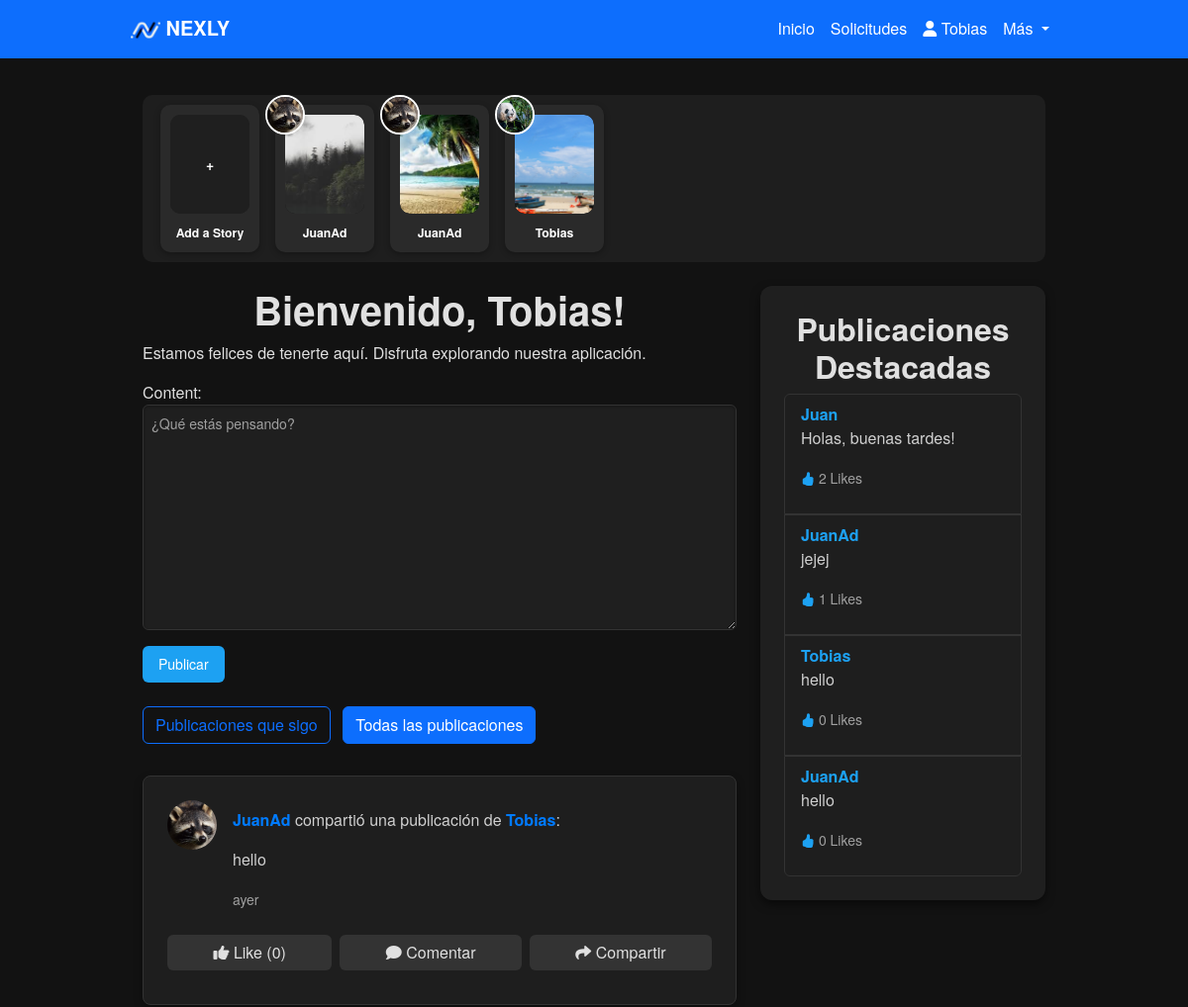
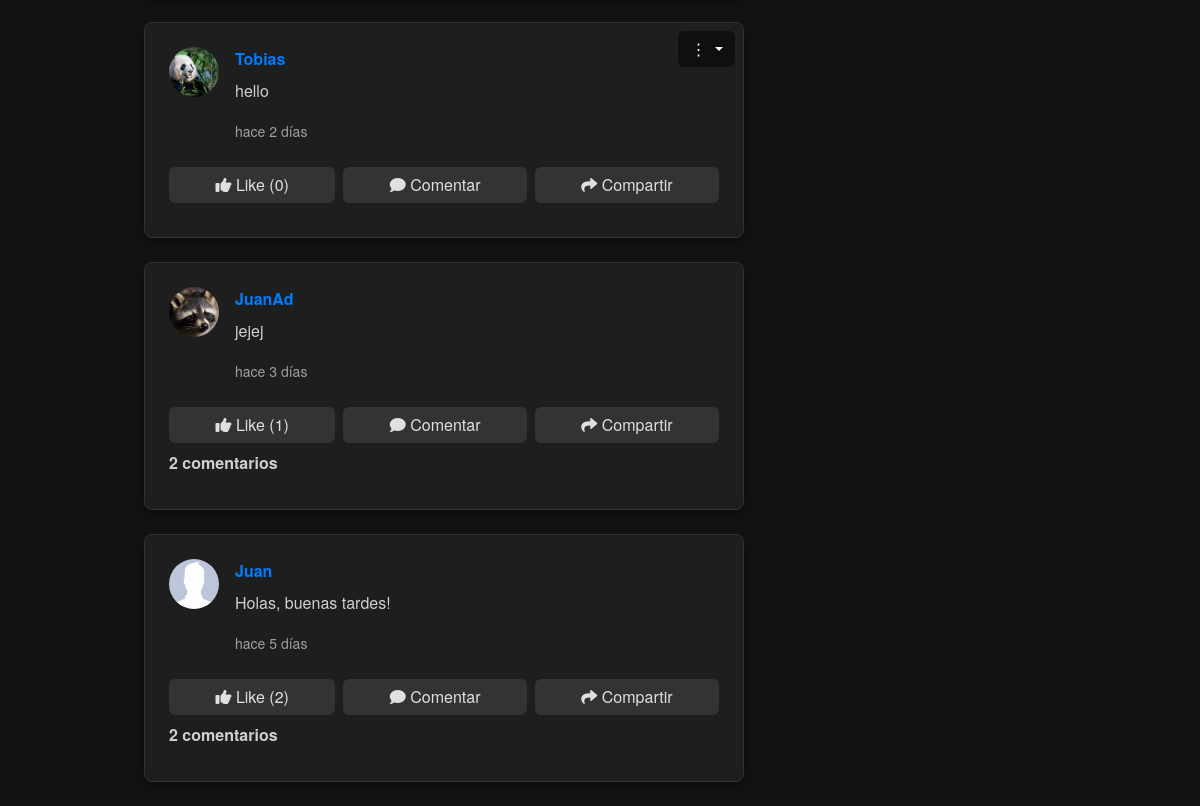
The app's page / (signed in) with its own data (2 pictures, top to bottom).
### Nexly/models.py (models this page shows, shortened)
class User(AbstractBaseUser):
    iduser = models.AutoField(primary_key=True)
    nombre = models.CharField(max_length=255)
    correo = models.EmailField(unique=True)
    is_active = models.BooleanField(default=True)
    is_admin = models.BooleanField(default=False)
    profile_picture = models.ImageField(upload_to='profile_pictures/', null=True, blank=True)  # Campo para la imagen de perfil
    banner_picture = models.ImageField(upload_to='banner_pictures/', null=True, blank=True)  # Campo para la imagen de banner
    objects = UserManager()
    USERNAME_FIELD = 'correo'
    REQUIRED_FIELDS = ['nombre']

class Story(models.Model):
    user = models.ForeignKey(settings.AUTH_USER_MODEL, on_delete=models.CASCADE)
    image = models.ImageField(upload_to='stories/', null=True, blank=True)  # Campo para la imagen del story
    created_at = models.DateTimeField(auto_now_add=True)  # Fecha de creación

class Post(models.Model):
    user = models.ForeignKey(settings.AUTH_USER_MODEL, on_delete=models.CASCADE)
    content = models.TextField()
    created_at = models.DateTimeField(auto_now_add=True)
    original_post = models.ForeignKey('self', null=True, blank=True, on_delete=models.SET_NULL, related_name='reposts')

### Nexly/views.py (the view)
# urls.py: path('', nexly_view, name='nexly'),
@login_required
def nexly_view(request):
    if request.method == 'POST':
        if 'post_content' in request.POST:
            form = PostForm(request.POST)
            if form.is_valid():
                post = form.save(commit=False)
                post.user = request.user
                post.save()
                if request.headers.get('X-Requested-With') == 'XMLHttpRequest':
                    return JsonResponse({'status': 'success', 'post_id': post.id})
                return redirect('nexly')
        elif 'comment_content' in request.POST:
            post_id = request.POST.get('post_id')
            post = get_object_or_404(Post, id=post_id)
            form = CommentForm(request.POST)
            if form.is_valid():
                comment = form.save(commit=False)
                comment.user = request.user
                comment.post = post
                comment.save()
                if request.headers.get('X-Requested-With') == 'XMLHttpRequest':
                    return JsonResponse({'status': 'success', 'comment_id': comment.id})
                return redirect('nexly')
    elif request.method == 'GET':
        show_following_posts = request.GET.get('filter') == 'following'
        if show_following_posts:
            followed_users = FollowRequest.objects.filter(
                from_user=request.user, is_accepted=True).values_list('to_user_id', flat=True)
            posts = Post.objects.filter(user_id__in=followed_users).order_by('-created_at')
        else:
            posts = Post.objects.all().order_by('-created_at')
        top_posts = Post.objects.annotate(like_count=Count('like')).order_by('-like_count')[:5]
        stories = Story.objects.order_by('-created_at')[:10]  # Muestra las últimas 10 stories
        if request.headers.get('X-Requested-With') == 'XMLHttpRequest':
            return render(request, 'post_list.html', {'posts': posts})
        form = PostForm()
        comment_form = CommentForm()
        story_form = StoryForm()  # Añadido para pasar el formulario de historias al contexto
        return render(request, 'index.html', {
            'form': form,
            'comment_form': comment_form,
            'story_form': story_form,  # Pasar el formulario de historias
            'posts': posts,
            'show_following_posts': show_following_posts,
            'top_posts': top_posts,
            'stories': stories,
        })

### templates/index.html (shortened to what this page needs)
{% extends 'layoutUser.html' %}
{% load static %}
{% block content %}
<div class="container">
<div class="stories-section d-flex overflow-auto mb-4">
    <div class="story-card text-center mx-2" style="width: 100px; position: relative; cursor: pointer;" data-bs-toggle="modal" data-bs-target="#uploadStoryModal">
        <div class="story-image-wrapper mb-2" style="position: relative; z-index: 0;">
            <div class="story-image-placeholder" style="width: 80px; height: 100px; background-color: #1F1F1F; display: flex; justify-content: center; align-items: center; border-radius: 10px; color: #FFFFFF; font-size: 14px; font-weight: bold;">
                <span>+</span>
            </div>
        </div>
        <div class="story-author text-truncate" style="color: #FFFFFF;">
            <small>Add a Story</small>
        </div>
    </div>
    {% for story in stories %}
    <div class="story-card text-center mx-2" style="width: 100px; position: relative;">
        <div class="user-profile-picture"
            style="position: absolute; top: -10px; left: -10px; width: 40px; height: 40px; z-index: 1;">
            <img src="{{ story.user.profile_picture.url }}" alt="User Profile"
                style="width: 100%; height: 100%; border-radius: 50%; object-fit: cover; border: 2px solid white;">
        </div>
        <div class="story-image-wrapper mb-2" style="position: relative; z-index: 0;">
            <img src="{{ story.image.url }}" class="story-image" alt="Story Image"
                style="width: 80px; height: 100px; object-fit: cover;" data-bs-toggle="modal"
                data-bs-target="#storyModal"
                onclick="loadStoryDetails('{{ story.image.url }}', '{{ story.user.profile_picture.url }}', '{{ story.user.nombre }}', '{{ story.created_at|timesince }}')">
        </div>
        <div class="story-author text-truncate" style="color: #FFFFFF;">
            <small>{{ story.user.nombre }}</small>
        </div>
    </div>
    {% endfor %}
</div>
    <div class="row">
        <div class="col-lg-8">
            <div class="nexly-container">
                <h1>Bienvenido, {{ user.nombre }}!</h1>
                <p>Estamos felices de tenerte aquí. Disfruta explorando nuestra aplicación.</p>
                <form method="POST" class="post-form">
                    {{ form.as_p }}
                    <button type="submit" name="post_content" class="btn btn-primary">Publicar</button>
                </form><br>
                <div class="mb-4">
                    <a href="{% url 'nexly' %}?filter=following" class="btn btn-outline-primary me-2{% if show_following_posts %} active{% endif %}" role="button">
                        Publicaciones que sigo
                    </a>
                    <a href="{% url 'nexly' %}" class="btn btn-outline-primary{% if not show_following_posts %} active{% endif %}" role="button">
                        Todas las publicaciones
                    </a>
                </div>
                <div class="posts-container">
                    {% for post in posts %}
                        <div class="post position-relative mb-4">
                            <div class="d-flex align-items-start mb-2">
                                <img src="{% if post.user.profile_picture %}{{ post.user.profile_picture.url }}{% else %}{% static 'images/imagenDefecto.png' %}{% endif %}"
                                class="rounded-circle"
                                alt="Profile Picture"
                                width="50"
                                height="50"
                                style="object-fit: cover;">
                                <div class="ms-3">
                                    {% if post.original_post %}
                                    <p><strong><a href="{% url 'profile' post.user.nombre %}">{{ post.user.nombre }}</a></strong> compartió una publicación de <strong><a href="{% url 'profile' post.original_post.user.nombre %}">{{ post.original_post.user.nombre }}</a></strong>:</p>
                                    <p>{{ post.original_post.content }}</p>
                                    {% else %}
                                        <strong><a href="{% url 'profile' post.user.nombre %}">{{ post.user.nombre }}</a></strong>
                                        <p id="post-content-{{ post.id }}">{{ post.content }}</p>
                                    {% endif %}
                                    <p><small class="post-time" data-timestamp="{{ post.created_at|date:'c' }}"></small></p>
                                </div>
                            </div>
                    <div class="d-flex gap-2 mb-2 w-100 justify-content-between">
                        <a href="{% url 'like_post' post.id %}" class="btn btn-light flex-fill text-center">
                            {% if user in post.like_set.all %}
                                <i class="fas fa-thumbs-up"></i>
                                Like ({{ post.like_set.count }})
                            {% else %}
                                <i class="fas fa-thumbs-up"></i>
                                Like ({{ post.like_set.count }})
                            {% endif %}
                        </a>
                        <button class="btn btn-light flex-fill text-center" onclick="toggleCommentForm({{ post.id }})">
                            <i class="fas fa-comment"></i> Comentar
                        </button>
                        <a href="{% url 'share_post' post.id %}" class="btn btn-light flex-fill text-center">
                            <i class="fas fa-share"></i> Compartir
                        </a>
                    </div>
                            {% if post.user == user %}
                                <div class="dropdown position-absolute top-0 end-0 mt-2 me-2">
                                    <button class="btn btn-secondary dropdown-toggle" type="button" id="dropdownMenuButton-{{ post.id }}" data-bs-toggle="dropdown" aria-expanded="false">
                                        ⋮
                                    </button>
                                </div>
                            {% endif %}
                            <p class="comment-count" data-post-id="{{ post.id }}" data-count="{{ post.comments.count }}" onclick="toggleComments({{ post.id }})">
                                {% if post.comments.count == 0 %}
                                {% elif post.comments.count == 1 %}
                                    1 comentario
                                {% else %}
                                    {{ post.comments.count }} comentarios
                                {% endif %}
                            </p>
                        </div>
                    {% endfor %}
                </div>
            </div>
        </div>
<div class="col-lg-4">
    <div class="sidebar" style="background-color: #1F1F1F; padding: 1.5rem; border-radius: 12px; box-shadow: 0px 4px 10px rgba(0, 0, 0, 0.5);">
        <h2 style="color: #E0E0E0;">Publicaciones Destacadas</h2>
        {% if top_posts %}
            <ul class="list-group" style="background-color: #1E1E1E;">
                {% for post in top_posts %}
                    <li class="list-group-item" style="background-color: #1E1E1E; border: 1px solid #333; color: #D0D0D0;">
                        <strong><a href="{% url 'profile' post.user.nombre %}" style="color: #1DA1F2;">{{ post.user.nombre }}</a></strong>
                        <p>{{ post.content|truncatewords:20 }}</p>
                        <p><small style="color: #A0A0A0;">
                            <i class="bi bi-hand-thumbs-up-fill" style="color: #1DA1F2;"></i>
                            {{ post.like_set.count }} Likes
                        </small></p>
                    </li>
                {% endfor %}
            </ul>
        {% else %}
            <p style="color: #A0A0A0;">No hay publicaciones destacadas aún.</p>
        {% endif %}
    </div>
</div>
    </div>
</div>
{% endblock %}

### templates/layoutUser.html (shortened to what this page needs)
{% load static %}
<!DOCTYPE html>
<html lang="es">
<head>
    <link href="https://cdn.jsdelivr.net/npm/bootstrap@5.3.0-alpha1/dist/css/bootstrap.min.css" rel="stylesheet">
    <link rel="stylesheet" href="{% static 'css/styles.css' %}">
    <link rel="stylesheet" href="https://cdnjs.cloudflare.com/ajax/libs/font-awesome/6.0.0-beta3/css/all.min.css">
    <link href="https://cdn.jsdelivr.net/npm/bootstrap-icons/font/bootstrap-icons.css" rel="stylesheet">
</head>
<body>
    <nav class="navbar navbar-expand-lg navbar-dark bg-primary fixed-top">
        <div class="container">
            <a class="navbar-brand" href="#">
                <img src="{% static 'images/LogoNexly.ico' %}" alt="Logo Nexly" style="height: 30px;">
                <strong>NEXLY</strong>
            </a>
            <div class="collapse navbar-collapse" id="navbarNav">
                <ul class="navbar-nav ms-auto">
                    <li class="nav-item">
                        <a class="nav-link {% if request.path == '/' %}active{% endif %}" aria-current="page" href="{% url 'nexly' %}">
                        Inicio
                        </a>
                    </li>
                    <li class="nav-item">
                        <a class="nav-link" href="{% url 'follow_requests' %}">
                        Solicitudes
                        </a>
                    </li>
                    <li class="nav-item">
                        <a class="nav-link" href="{% url 'profile' user.nombre %}">
                            <i class="fas fa-user"></i> {{ user.nombre }}
                        </a>
                    </li>
                    <li class="nav-item dropdown">
                        <a class="nav-link dropdown-toggle" href="#" id="navbarDropdown" role="button" data-bs-toggle="dropdown" aria-expanded="false">
                            Más
                        </a>
                    </li>
                </ul>
            </div>
        </div>
    </nav>
    <div class="container mt-5 pt-5">
        {% block content %}{% endblock %}
    </div>
</body>
</html>

### records on screen
User: nombre "Tobias"
Story: user.profile_picture (picture), image (picture), user.nombre "JuanAd"
Story: user.profile_picture (picture), image (picture), user.nombre "JuanAd"
Story: user.profile_picture (picture), image (picture), user.nombre "Tobias"
Post: user.profile_picture (picture), user.nombre "JuanAd", original_post.user.nombre "Tobias", original_post.content "hello", like_set.count "0", content "hello"
Post: user.profile_picture (picture), user.nombre "Tobias", content "hello", like_set.count "0"
Post: user.profile_picture (picture), user.nombre "JuanAd", content "jejej", like_set.count "1", comments.count "2"
Post: user.nombre "Juan", content "Holas, buenas tardes!", like_set.count "2", comments.count "2"
